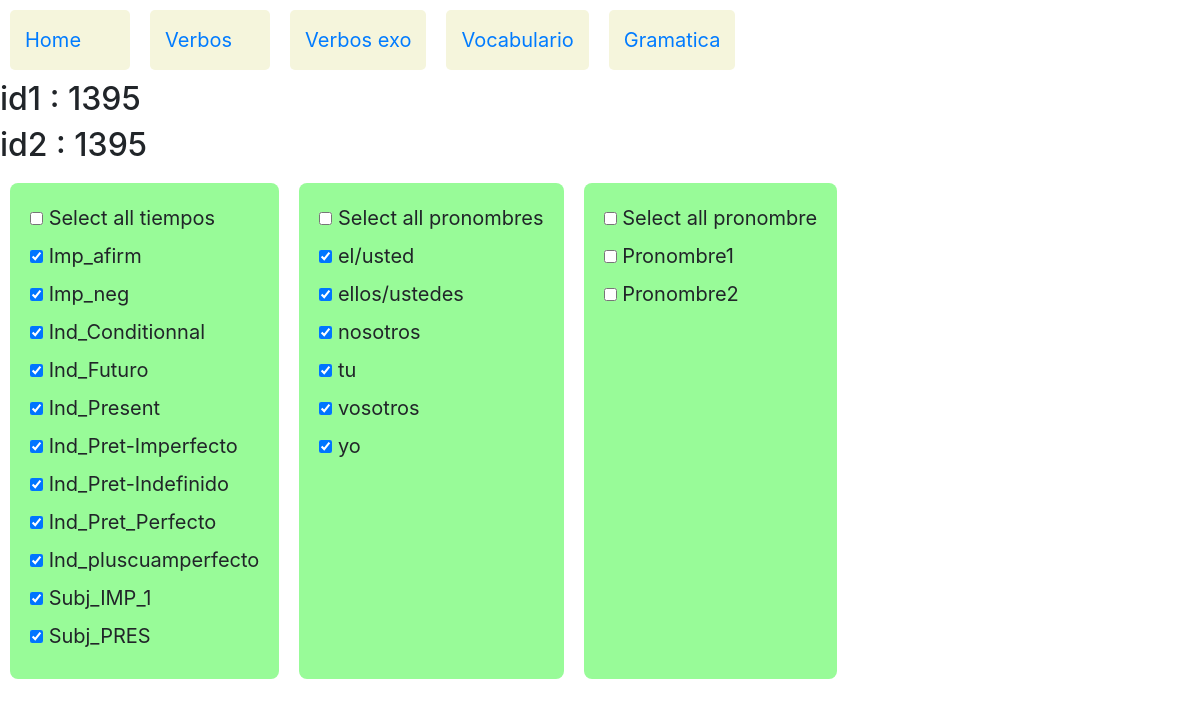
The app's page /verbos/palabras/1395/1395 with its own data.
### verbos/models.py (models this page shows)
class Tiempo(models.Model):
    tiempo=models.CharField(max_length=30)
    tiemposeq=models.IntegerField(null=True)
    def __str__(self):
        return self.tiempo

class Pronombre(models.Model):
    pronombre=models.CharField(max_length=13)
    pronombreseq=models.IntegerField(null=True)
    def __str__(self):
        return self.pronombre

### verbos/views.py (the view)
# urls.py: path('palabras/<int:id1>/<int:id2>',views.palabras,name='palabras'),
def palabras(request,id1,id2):
    verbos = Verbo.objects.all()
    tiempos = Tiempo.objects.all()
    pronombres = Pronombre.objects.all()
    verbotipos = Verbotipo.objects.all()
    myset=(tiempos,pronombres,verbotipos)
    jstiempos=jslist(tiempos)
    jspronombres=jslist(pronombres)
    jsverbotipos=jslist(verbotipos)
    context= {
            "id1" : id1,
            "id2" : id2,
            "verbos" : verbos,
            "tiempos" : tiempos ,
            "pronombres" : pronombres,
            "verbotipos" : verbotipos,
            "myset" : myset,
            "jstiempos" : jstiempos,
            "jsverbotipos" : jsverbotipos,
            "jspronombres" : jspronombres
            }
    return render(request,"verbos/palabras.html",context)

### verbos/views.py (called while the page is built)
def jslist(myqueryset):
    jstname=myqueryset.model.__name__
    jstlst=[]
    for item in myqueryset:
        jstlst.append([jstname,item.id])
    return jstlst

### verbos/templates/verbos/palabras.html (shortened to what this page needs)
{% extends 'verbos/layout.html' %}
{% block body1 %}
	<h2> id1 : {{ id1 }} </h2>
	<h2> id2 : {{ id2 }} </h2>
	<form action= "{% url 'palabras' id1='10' id2='20' %}"  method ="post">
	<div id="container" >
		<div>
			<input type="checkbox" data-type="tiempo" id="tiempo" name="checktodos" >
			<label for="tiempo"> Select all tiempos </label>
			<br>
			{% for tiempo in tiempos %}
			<input type="checkbox" id="Tiempo-{{tiempo.id}}"  name="tiempo"  data-storage="true" >
			<label for="Tiempo-{{tiempo.id}}"> {{tiempo}}   </label>
			<br>
			{% endfor %}
		</div>
		<div>
			<input type="checkbox" data-type="pronombre" id="pronombre" name="checktodos" >
			<label for="pronombre"> Select all pronombres </label>
			<br>
			{% for pronombre  in pronombres %}
			<input type="checkbox" id="Pronombre-{{pronombre.id}}"  name="pronombre"  data-storage="true" >
			<label for="Pronombre-{{pronombre.id}}"> {{pronombre}}   </label>
			<br>
			{% endfor %}
		</div>
		<div>
			<input type="checkbox" data-type="pronombre" id="pronombre" name="checktodos" >
			<label for="pronombre"> Select all pronombre </label>
			<br>
			<input type="checkbox" id="pronombre1" name="pronombre" >
			<label for="pronombre1"> Pronombre1  </label>
			<br>
			<input type="checkbox" id="pronombre2" name="pronombre" >
			<label for="pronombre2"> Pronombre2  </label>
			<br>
		</div>
	</div>
	</form>
{% endblock %}

### records on screen
Tiempo: tiempo "Imp_afirm"
Tiempo: tiempo "Imp_neg"
Tiempo: tiempo "Ind_Conditionnal"
Tiempo: tiempo "Ind_Futuro"
Tiempo: tiempo "Ind_Present"
Tiempo: tiempo "Ind_Pret-Imperfecto"
Tiempo: tiempo "Ind_Pret-Indefinido"
Tiempo: tiempo "Ind_Pret_Perfecto"
Tiempo: tiempo "Ind_pluscuamperfecto"
Tiempo: tiempo "Subj_IMP_1"
Tiempo: tiempo "Subj_PRES"
Pronombre: pronombre "el/usted"
Pronombre: pronombre "ellos/ustedes"
Pronombre: pronombre "nosotros"
Pronombre: pronombre "tu"
Pronombre: pronombre "vosotros"
Pronombre: pronombre "yo"

### other values on screen
{{ id1 }} "1395"
{{ id2 }} "1395"
